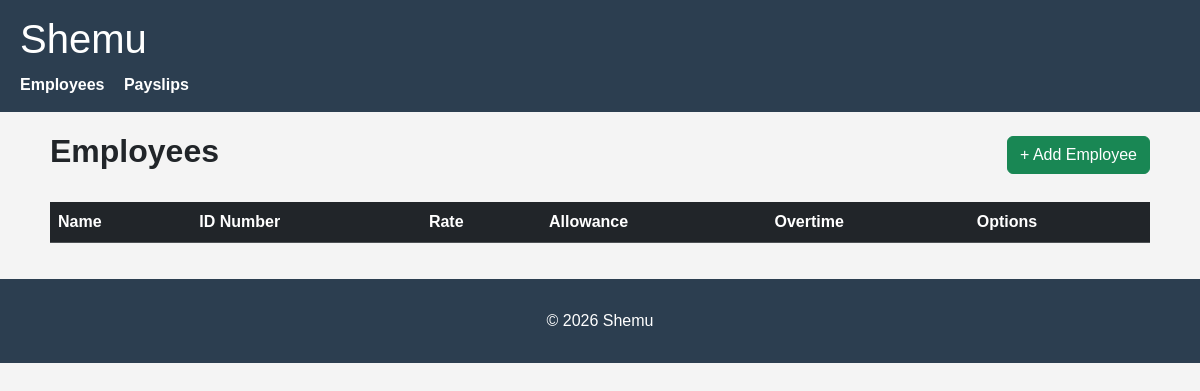
/, run on an earlier commit of the app's database.
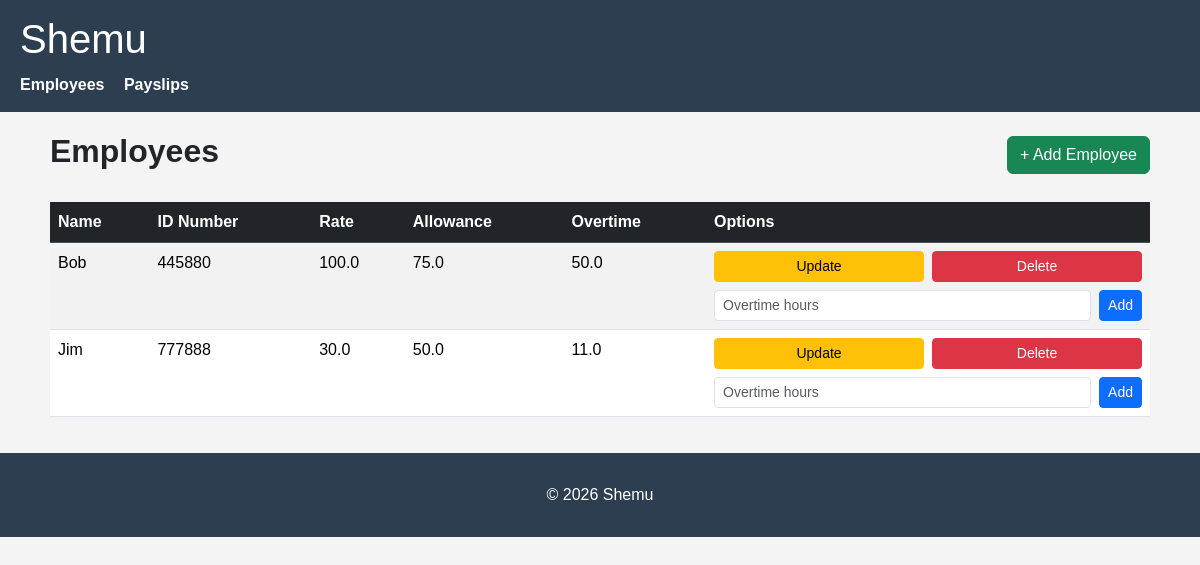
And on a later commit of the database.
### payroll_app/models.py (models this page shows, shortened)
class Employee(models.Model):
    name = models.CharField(max_length=50)
    id_number = models.CharField(max_length=20, unique=True)
    rate = models.FloatField()
    overtime_pay = models.FloatField(null=True)
    allowance = models.FloatField(null=True)

### payroll_app/views.py (the view)
# urls.py: path('', views.employees, name='employees'),
def employees(request):
    employee_objects = Employee.objects.all()
    return render(request, 'payroll_app/employees.html', {'emp':employee_objects})

### payroll_app/templates/payroll_app/employees.html
{% extends 'payroll_app/base.html' %}
{% block content %}
<div class="d-flex justify-content-between align-items-center mb-4">
    <h2 class="fw-bold">Employees</h2>
    <a href="{% url 'create_employee' %}" class="btn btn-success">+ Add Employee</a>
</div>
<table class="table table-striped">
    <thead>
        <tr>
            <th class="table-dark" scope="col"> Name </th>
            <th class="table-dark" scope="col"> ID Number </th>
            <th class="table-dark" scope="col"> Rate </th>
            <th class="table-dark" scope="col"> Allowance </th>
            <th class="table-dark" scope="col"> Overtime </th>
            <th class="table-dark" scope="col"> Options </th>
        </tr>
    </thead>
    <tbody>
        {% for e in emp %}
        <tr>
            <td>{{ e.name }}</td>
            <td>{{ e.id_number }}</td>
            <td>{{ e.rate }}</td>
            <td>{{ e.allowance }}</td>
            <td>{{ e.overtime_pay }}</td>
            <td>
            <div class="d-flex gap-2 mb-2">
                <a href="{% url 'update_employee' pk=e.pk %}" class="btn btn-sm btn-warning w-50">Update</a>
                <a href="{% url 'delete_employee' pk=e.pk %}" class="btn btn-sm btn-danger w-50">Delete</a>
            </div>
            <form method="POST" action="{% url 'add_overtime' e.pk %}">{% csrf_token %}
                <div class="d-flex gap-2">
                    <input type="number" name="overtime_hours" class="form-control form-control-sm" placeholder="Overtime hours" required>
                    <button type="submit" class="btn btn-sm btn-primary">Add</button>
                </div>
            </form>
            </td>
        </tr>
        {% endfor %}
    </tbody>
</table>
{% endblock %}

What changed in the data, as far as the page shows it:
added Employee: name "Bob", id_number "445880", rate "100.0", allowance "75.0", overtime_pay "50.0"
added Employee: name "Jim", id_number "777888", rate "30.0", allowance "50.0", overtime_pay "11.0"
